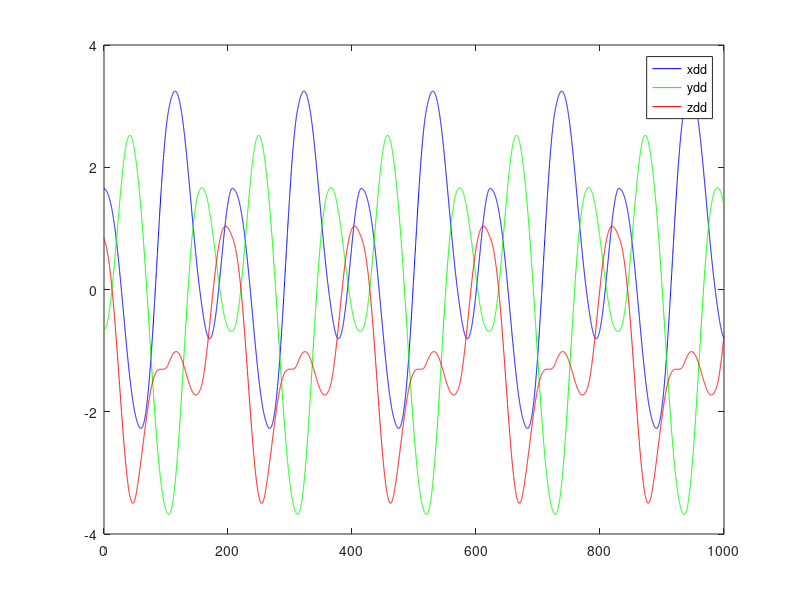

Reproduce this figure in MATLAB.
%double checking my dynamic equations for a single salp from helix parameters
%fitted from the results of a simulation with the same salp parameters

%parameters
v  = 0.5772;
a = 54;
k = 0.03023; %radians
phi_o = 29.93/180*pi+0.01595;
theta = 324.7*pi/180;
psi = 315*pi/180;

cth = cos(theta);
sth = sin(theta);
cpsi = cos(psi);
spsi = sin(psi);

ii = 0;
len = 10000;
xdd = 6.66*ones(1, len);
ydd = 6.66*ones(1, len);
zdd = 6.66*ones(1, len);
ts = 0:0.1:len/10;

for t = ts %time for plots 
    ii = ii+1; 
    phi = k*t+phi_o;
    cphi = cos(phi);
    sphi = sin(phi);
    
    xd = -k*a*sin(k*t);
    yd = k*a*cos(k*t);
    zd = v;
    phid = k;
    thd = 0;
    psid = 0;
    
    Rtrans = [cth*cphi spsi*cth*cphi-cpsi*sphi cpsi*sth*cphi+spsi*sphi;
              cth*sphi spsi*sth*sphi+cpsi*cphi cpsi*sth*sphi-spsi*cphi;
              -sphi     cth*spsi                cth*cpsi];
    ddots = Rtrans*([1;1;1]-[xd*abs(xd); yd*abs(yd); zd*abs(zd)]);
    xdd(ii) = ddots(1) + k^2*cos(k*t);
    ydd(ii) = ddots(2) + k^2*sin(k*t);
    zdd(ii) = ddots(3);

end
close all;
plot(ts, xdd, 'b');
hold on;
plot(ts, ydd, 'g');
plot(ts, zdd, 'r');

legend('xdd', 'ydd', 'zdd');
hold off;
%zdouble dot should be 0

